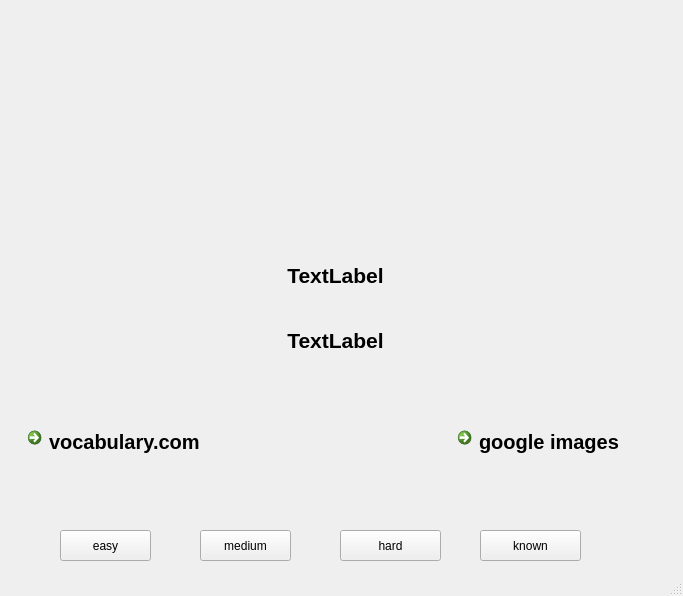
<?xml version="1.0" encoding="UTF-8"?>
<ui version="4.0">
 <class>MainWindow</class>
 <widget class="QMainWindow" name="MainWindow">
  <property name="geometry">
   <rect>
    <x>0</x>
    <y>0</y>
    <width>683</width>
    <height>596</height>
   </rect>
  </property>
  <property name="windowTitle">
   <string>MainWindow</string>
  </property>
  <widget class="QWidget" name="centralwidget">
   <widget class="QCommandLinkButton" name="vocabulary">
    <property name="geometry">
     <rect>
      <x>20</x>
      <y>420</y>
      <width>191</width>
      <height>41</height>
     </rect>
    </property>
    <property name="font">
     <font>
      <family>Segoe UI</family>
      <pointsize>15</pointsize>
     </font>
    </property>
    <property name="text">
     <string>vocabulary.com</string>
    </property>
   </widget>
   <widget class="QCommandLinkButton" name="google_images">
    <property name="geometry">
     <rect>
      <x>450</x>
      <y>420</y>
      <width>181</width>
      <height>41</height>
     </rect>
    </property>
    <property name="font">
     <font>
      <family>Segoe UI</family>
      <pointsize>15</pointsize>
     </font>
    </property>
    <property name="text">
     <string>google images </string>
    </property>
    <property name="description">
     <string/>
    </property>
   </widget>
   <widget class="QPushButton" name="known">
    <property name="geometry">
     <rect>
      <x>480</x>
      <y>530</y>
      <width>101</width>
      <height>31</height>
     </rect>
    </property>
    <property name="text">
     <string>known</string>
    </property>
   </widget>
   <widget class="QPushButton" name="easy">
    <property name="geometry">
     <rect>
      <x>60</x>
      <y>530</y>
      <width>91</width>
      <height>31</height>
     </rect>
    </property>
    <property name="text">
     <string>easy</string>
    </property>
   </widget>
   <widget class="QPushButton" name="medium">
    <property name="geometry">
     <rect>
      <x>200</x>
      <y>530</y>
      <width>91</width>
      <height>31</height>
     </rect>
    </property>
    <property name="text">
     <string>medium</string>
    </property>
   </widget>
   <widget class="QPushButton" name="hard">
    <property name="geometry">
     <rect>
      <x>340</x>
      <y>530</y>
      <width>101</width>
      <height>31</height>
     </rect>
    </property>
    <property name="text">
     <string>hard</string>
    </property>
   </widget>
   <widget class="QLabel" name="label">
    <property name="geometry">
     <rect>
      <x>200</x>
      <y>10</y>
      <width>271</width>
      <height>211</height>
     </rect>
    </property>
    <property name="text">
     <string/>
    </property>
    <property name="pixmap">
     <pixmap>5401699000140213193505.webp</pixmap>
    </property>
   </widget>
   <widget class="QPushButton" name="status">
    <property name="geometry">
     <rect>
      <x>960</x>
      <y>40</y>
      <width>131</width>
      <height>61</height>
     </rect>
    </property>
    <property name="text">
     <string>status</string>
    </property>
   </widget>
   <widget class="QLabel" name="word">
    <property name="geometry">
     <rect>
      <x>210</x>
      <y>250</y>
      <width>251</width>
      <height>51</height>
     </rect>
    </property>
    <property name="font">
     <font>
      <family>Arial</family>
      <pointsize>14</pointsize>
     </font>
    </property>
    <property name="text">
     <string>&lt;html&gt;&lt;head/&gt;&lt;body&gt;&lt;p align=&quot;center&quot;&gt;&lt;span style=&quot; font-size:16pt; font-weight:600;&quot;&gt;TextLabel&lt;/span&gt;&lt;/p&gt;&lt;/body&gt;&lt;/html&gt;</string>
    </property>
   </widget>
   <widget class="QLabel" name="meaning">
    <property name="geometry">
     <rect>
      <x>90</x>
      <y>320</y>
      <width>491</width>
      <height>41</height>
     </rect>
    </property>
    <property name="font">
     <font>
      <family>Arial</family>
      <pointsize>14</pointsize>
     </font>
    </property>
    <property name="text">
     <string>&lt;html&gt;&lt;head/&gt;&lt;body&gt;&lt;p align=&quot;center&quot;&gt;&lt;span style=&quot; font-size:16pt; font-weight:600;&quot;&gt;TextLabel&lt;/span&gt;&lt;/p&gt;&lt;/body&gt;&lt;/html&gt;</string>
    </property>
   </widget>
  </widget>
  <widget class="QStatusBar" name="statusbar"/>
 </widget>
 <resources/>
 <connections/>
</ui>
